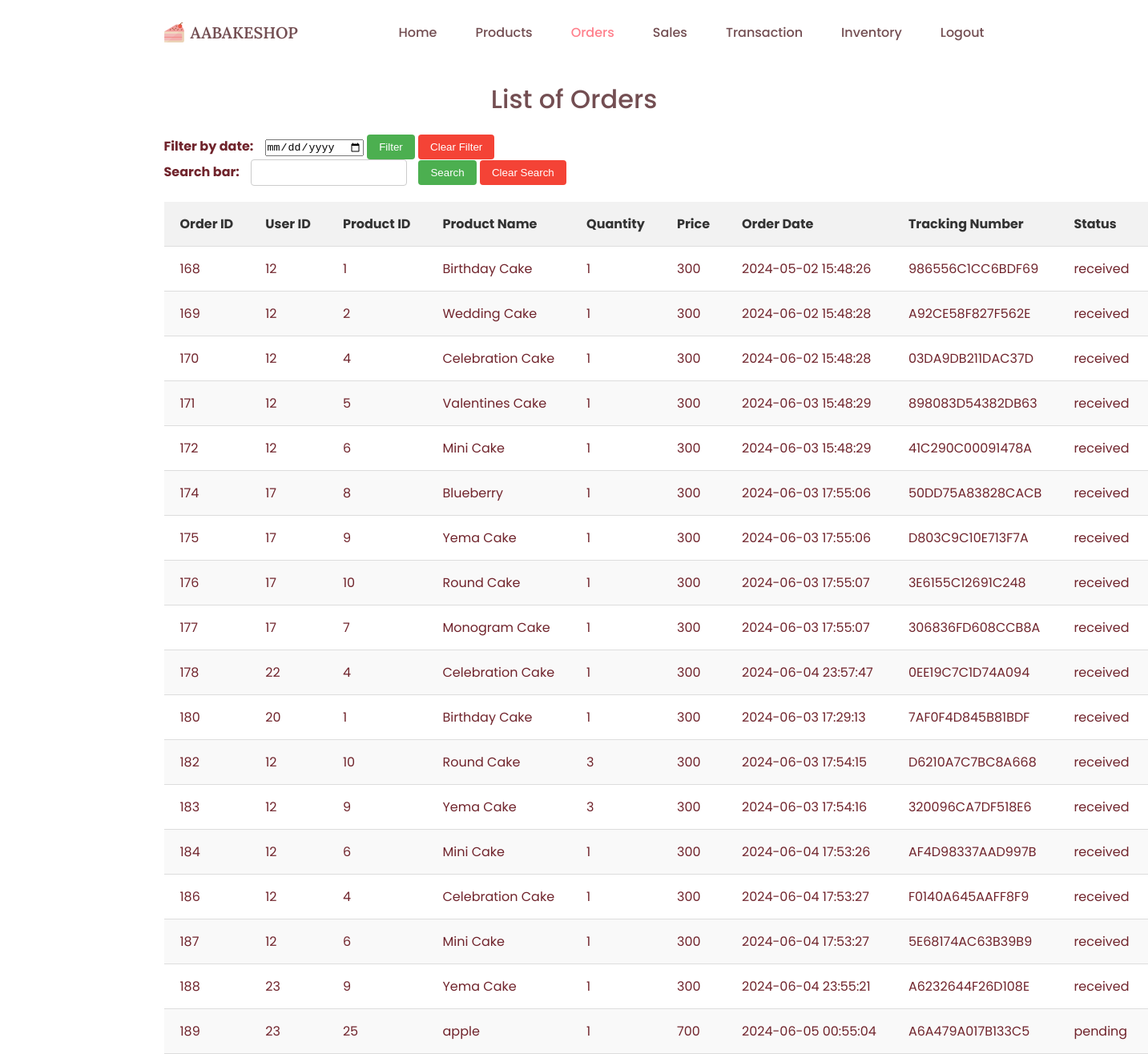
Page /AABakeshop/admin/order.php (signed in) on the committed database.
### tables this page shows
CREATE TABLE `orders` (
  `order_id` int(11) NOT NULL,
  `user_id` int(11) NOT NULL,
  `session_id` varchar(255) NOT NULL,
  `product_id` int(255) NOT NULL,
  `product_name` varchar(255) NOT NULL,
  `quantity` int(255) NOT NULL,
  `price` int(255) NOT NULL,
  `order_date` timestamp NOT NULL DEFAULT current_timestamp() ON UPDATE current_timestamp(),
  `tracking_number` varchar(16) NOT NULL,
  `subtotal` int(255) NOT NULL,
  `status` varchar(255) DEFAULT 'pending',
  `payment_amount` int(255) NOT NULL,
  `gcash_name` varchar(255) NOT NULL,
  `gcash_number` varchar(20) NOT NULL
);

CREATE TABLE `products` (
  `product_id` int(11) NOT NULL,
  `product_name` varchar(255) NOT NULL,
  `Description` varchar(255) NOT NULL,
  `category_id` varchar(255) NOT NULL,
  `size_id` varchar(255) NOT NULL,
  `stock` varchar(255) NOT NULL,
  `price` varchar(255) NOT NULL,
  `status` varchar(255) NOT NULL,
  `product_image` varchar(255) NOT NULL,
  `properties` varchar(255) NOT NULL
);

### AABakeshop/admin/order.php (the view, shortened to what this page needs)
<!DOCTYPE html>
<html lang="en">
<head>
    <link href="https://cdn.jsdelivr.net/npm/remixicon@2.5.0/fonts/remixicon.css" rel="stylesheet">
    <link rel="stylesheet" href="../css/styles.css">
</head>
<body>
    <header class="header" id="header">
        <nav class="nav container">
            <a href="#" class="nav_logo">
                <img src="../assets/img/cake_logo.png" alt="logo image">
                AABAKESHOP
            </a>
            <div class="nav_menu" id="nav-menu">
                <ul class="nav_list">
                    <li class="nav_item">
                        <a href="index.php" class="nav_link">Home</a>
                    </li>
                    <li class="nav_item">
                        <a href="products.php" class="nav_link">Products</a>
                    </li>
                    <li class="nav_item">
                        <a href="order.php" class="nav_link active-link">Orders</a>
                    </li>
                    <li class="nav_item">
                        <a href="sales.php" class="nav_link">Sales</a>
                    </li>
                    <li class="nav_item">
                        <a href="transaction.php" class="nav_link ">Transaction</a>
                    </li>
                    <li class="nav_item">
                        <a href="inventory.php" class="nav_link ">Inventory</a>
                    </li>
                </ul>
            </div>
            <a href="admin_logout.php" class="nav_link">Logout</a>
        </nav>
    </header>
    <div class="container">
        <h1>List of Orders</h1>
        <form method="GET" action="">
            <label for="filter-date">Filter by date:</label>
            <input type="date" name="filter_date" id="filter-date" value="<?php echo htmlspecialchars(isset($_GET['filter_date']) ? $_GET['filter_date'] : ''); ?>">
            <button type="submit">Filter</button>
            <button type="button" onclick="window.location.href='order.php'">Clear Filter</button>
        </form>
        <form method="GET" action="">
            <label for="search-query">Search bar:</label>
            <input type="text" name="search_query" id="search-query" value="<?php echo htmlspecialchars(isset($_GET['search_query']) ? $_GET['search_query'] : ''); ?>">
            <button type="submit">Search</button>
            <button type="button" onclick="window.location.href='order.php'">Clear Search</button>
        </form>
        <table>
            <thead>
                <tr>
                    <th>Order ID</th>
                    <th>User ID</th>
                    <th>Product ID</th>
                    <th>Product Name</th>
                    <th>Quantity</th>
                    <th>Price</th>
                    <th>Order Date</th>
                    <th>Tracking Number</th>
                    <th>Status</th>
                    <th>Subtotal</th>
                </tr>
            </thead>
            <tbody>
                <?php
                include_once '../db_connection.php';
                $sql = "SELECT o.order_id, o.user_id, o.product_id, p.product_name, o.quantity, o.price, o.order_date, o.tracking_number, o.status, (o.quantity * o.price) as subtotal
                        FROM orders o
                        JOIN products p ON o.product_id = p.product_id";
                $result = $conn->query($sql);
                if ($result->num_rows > 0) {
                    while($row = $result->fetch_assoc()) {
                        echo "<tr>";
                        echo "<td>".$row["order_id"]."</td>";
                        echo "<td>".$row["user_id"]."</td>";
                        echo "<td>".$row["product_id"]."</td>";
                        echo "<td>".$row["product_name"]."</td>";
                        echo "<td>".$row["quantity"]."</td>";
                        echo "<td>".$row["price"]."</td>";
                        echo "<td>".$row["order_date"]."</td>";
                        echo "<td>".$row["tracking_number"]."</td>";
                        echo "<td>".$row["status"]."</td>";
                        echo "<td>".$row["subtotal"]."</td>";
                        echo "</tr>";
                    }
                } else {
                    echo "<tr><td colspan='10'>No orders found</td></tr>";
                }
                ?>
            </tbody>
        </table>
    </div>
</body>
</html>

### AABakeshop/css/styles.css (style rules this page uses)
:root { --header-height: 3.5rem; --first-color: hsl(354, 100%, 96%); --first-color-alt: hsl(354, 100%, 94%); --title-color: hsl(354, 19%, 38%); --text-color: hsl(354, 51%, 29%); --text-color-light: hsl(354, 70%, 36%); --body-color: hsl(0, 0%, 100%); --container-color: hsl(0, 0%, 100%); --btn-color: hsl(354,100%,75%); --body-font: "Poppins", sans-serif; --title-font: "Lora", serif; --subtitle-font: "Dancing Script", cursive; --biggest-font-size: 2.25rem; --h1-font-size: 1.5rem; --h2-font-size: 1.25rem; --h3-font-size: 1rem; --normal-font-size: .938rem; --small-font-size: .813rem; --smaller-font-size: .75rem; --font-medium: 500; --font-semi-bold: 600; --z-tooltip: 10; --z-fixed: 100; }
@media screen and (min-width: 1024px) { :root { --biggest-font-size: 4rem; --h1-font-size: 2.25rem; --h2-font-size: 1.5rem; --h3-font-size: 1.25rem; --normal-font-size: 1rem; --small-font-size: .875rem; --smaller-font-size: .813rem; } }
* { box-sizing: border-box; padding: 0; margin: 0; }
html { scroll-behavior: smooth; }
body { font-family: var(--body-font); font-size: var(--normal-font-size); background-color: var(--body-color); color: var(--text-color); transition: background 0.4s; }
h1, h2, h3 { color: var(--title-color); font-weight: var(--font-medium); }
ul { list-style: none; }
a { text-decoration: none; }
img { max-width: 100%; height: auto; }
.container { max-width: 1024px; margin-inline: 1.5rem; }
.active-link { color: var(--first-color); }
.header { position: fixed; width: 100%; background-color: var(--body-color); top: 0; left: 0; z-index: var(--z-fixed); transition: box-shadow .3s, background .4s; }
.nav { position: relative; height: var(--header-height); display: flex; justify-content: space-between; align-items: center; }
.nav_logo, .nav_toggle, .nav_close { display: flex; color: var(--title-color); }
.nav_logo { align-items: center; column-gap: .5rem; font-family: var(--title-font); font-size: var(--h3-font-size); font-weight: var(--font-semi-bold); transition: color .3s; }
.nav_logo img { width: 25px; }
.nav_list { display: flex; flex-direction: column; text-align: center; row-gap: 2rem; }
.nav_link { color: var(--title-color); font-weight: var(--font-medium); transition: color .4s; }
.active-link { color: var(--btn-color); }
@media screen and (min-width: 767px) { .nav { column-gap: 3rem; } }
@media screen and (min-width: 767px) { .nav_list { flex-direction: row; column-gap: 3rem; } }
@media screen and (min-width: 767px) { .nav_menu { margin-left: auto; } }
@media screen and (min-width: 1024px) { .nav { height: calc(var(--header-height) + 1.5rem); } }
@media screen and (min-width: 1064px) { .container { margin-inline: auto; } }

### AABakeshop/admin/order.php (style rules this page uses)
table { width: 100%; max-width: 1200px; margin: 0 auto; border-collapse: collapse; margin-top: 20px; }
th, td { padding: 15px 20px; text-align: left; border-bottom: 1px solid #ddd; white-space: nowrap; }
th { background-color: #f2f2f2; font-weight: bold; color: #333; }
tr:nth-child(even) { background-color: #f9f9f9; }
h1 { text-align: center; margin-top: 100px; margin-bottom: 20px; }
label { font-weight: bold; margin-right: 10px; }
input[type="text"] { padding: 8px; border: 1px solid #ccc; border-radius: 4px; margin-right: 10px; }
button { padding: 8px 15px; background-color: #4CAF50; color: white; border: none; border-radius: 4px; cursor: pointer; }
button[type="button"] { background-color: #f44336; }

### rows in the picture
orders: order_id "168", user "12", product "1", product.product_name "Birthday Cake", quantity "1", price "300", order_date "2024-05-02 15:48:26", tracking_number "986556C1CC6BDF69", status "received"
orders: order_id "169", user "12", product "2", product.product_name "Wedding Cake", quantity "1", price "300", order_date "2024-06-02 15:48:28", tracking_number "A92CE58F827F562E", status "received"
orders: order_id "170", user "12", product "4", product.product_name "Celebration Cake", quantity "1", price "300", order_date "2024-06-02 15:48:28", tracking_number "03DA9DB211DAC37D", status "received"
orders: order_id "171", user "12", product "5", product.product_name "Valentines Cake", quantity "1", price "300", order_date "2024-06-03 15:48:29", tracking_number "898083D54382DB63", status "received"
orders: order_id "172", user "12", product "6", product.product_name "Mini Cake", quantity "1", price "300", order_date "2024-06-03 15:48:29", tracking_number "41C290C00091478A", status "received"
orders: order_id "174", user "17", product "8", product.product_name "Blueberry", quantity "1", price "300", order_date "2024-06-03 17:55:06", tracking_number "50DD75A83828CACB", status "received"
orders: order_id "175", user "17", product "9", product.product_name "Yema Cake", quantity "1", price "300", order_date "2024-06-03 17:55:06", tracking_number "D803C9C10E713F7A", status "received"
orders: order_id "176", user "17", product "10", product.product_name "Round Cake", quantity "1", price "300", order_date "2024-06-03 17:55:07", tracking_number "3E6155C12691C248", status "received"
orders: order_id "177", user "17", product "7", product.product_name "Monogram Cake", quantity "1", price "300", order_date "2024-06-03 17:55:07", tracking_number "306836FD608CCB8A", status "received"
orders: order_id "178", user "22", product "4", product.product_name "Celebration Cake", quantity "1", price "300", order_date "2024-06-04 23:57:47", tracking_number "0EE19C7C1D74A094", status "received"
orders: order_id "180", user "20", product "1", product.product_name "Birthday Cake", quantity "1", price "300", order_date "2024-06-03 17:29:13", tracking_number "7AF0F4D845B81BDF", status "received"
orders: order_id "182", user "12", product "10", product.product_name "Round Cake", quantity "3", price "300", order_date "2024-06-03 17:54:15", tracking_number "D6210A7C7BC8A668", status "received"
orders: order_id "183", user "12", product "9", product.product_name "Yema Cake", quantity "3", price "300", order_date "2024-06-03 17:54:16", tracking_number "320096CA7DF518E6", status "received"
orders: order_id "184", user "12", product "6", product.product_name "Mini Cake", quantity "1", price "300", order_date "2024-06-04 17:53:26", tracking_number "AF4D98337AAD997B", status "received"
orders: order_id "186", user "12", product "4", product.product_name "Celebration Cake", quantity "1", price "300", order_date "2024-06-04 17:53:27", tracking_number "F0140A645AAFF8F9", status "received"
orders: order_id "187", user "12", product "6", product.product_name "Mini Cake", quantity "1", price "300", order_date "2024-06-04 17:53:27", tracking_number "5E68174AC63B39B9", status "received"
orders: order_id "188", user "23", product "9", product.product_name "Yema Cake", quantity "1", price "300", order_date "2024-06-04 23:55:21", tracking_number "A6232644F26D108E", status "received"
orders: order_id "189", user "23", product "25", product.product_name "apple", quantity "1", price "700", order_date "2024-06-05 00:55:04", tracking_number "A6A479A017B133C5", status "pending"
